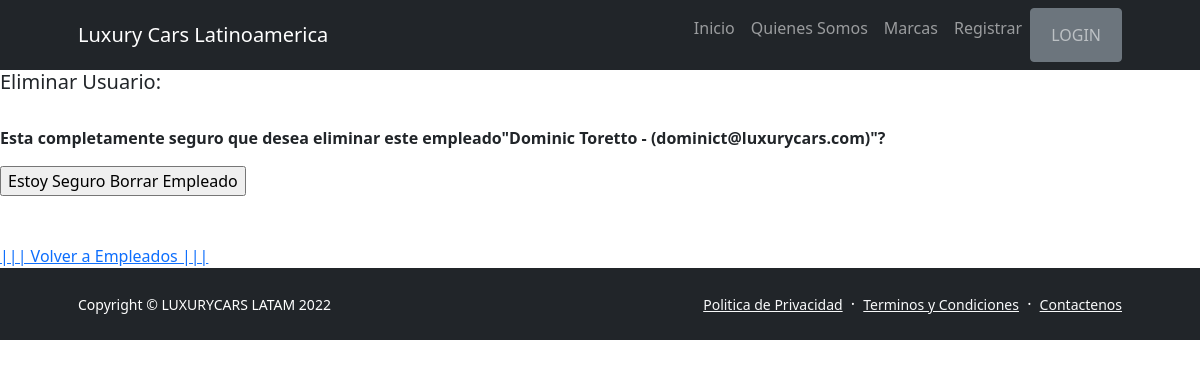
Page /gestionventas/eliminar/19/ on the earlier database version.
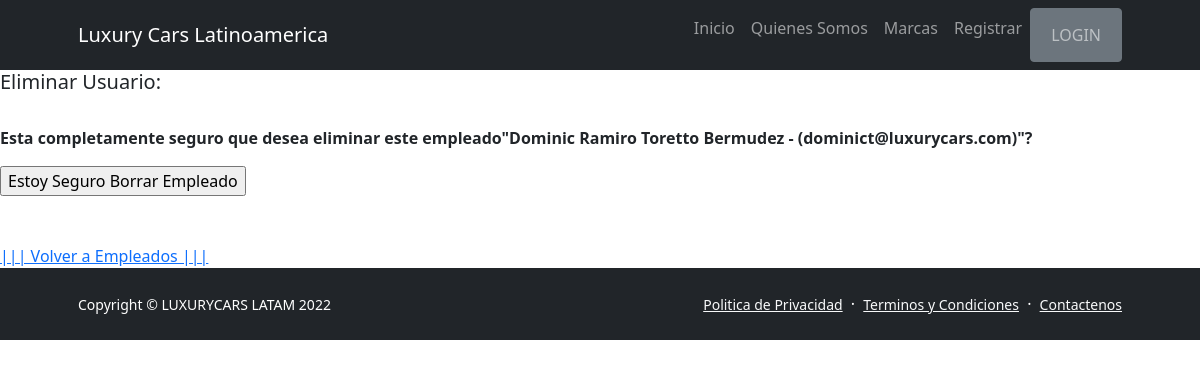
Same page on the later database version.
### gestionventas/models.py (models this page shows)
class vendedore(models.Model):
    nombre_vendedor=models.CharField(max_length=35)
    apellido_vendedor=models.CharField(max_length=35)
    email_vendedor=models.EmailField(max_length=30)
    sucursal=models.CharField(max_length=30)
    def __str__(self):
        return f"{self.nombre_vendedor} {self.apellido_vendedor} - ({self.email_vendedor})"

### gestionventas/views.py (the view)
# urls.py: path('eliminar/<pk>/', views.BorrarVendedores.as_view(), name='Eliminar'),
class BorrarVendedores(DeleteView):
    model= vendedore
    success_url="/gestionventas/listaVendedores/"
    template_name ="gestionventas/borrar.html"

### templates/gestionventas/borrar.html (shortened to what this page needs)
{% extends 'gestionventas/inicio.html' %}
    {% load static %}
{% block contenidoquecambia %}
<h5>Eliminar Usuario:</h5>
<form method="POST"> {% csrf_token %}
    <p><strong>Esta completamente seguro que desea eliminar este empleado"{{ object }}"?</strong></p>
<input type="submit" value="Estoy Seguro Borrar Empleado">
</form>
<br></br>
<a href="{% url 'listar' %}">||| Volver a Empleados |||</a>
{% endblock contenidoquecambia %}

Differences in the rows shown:
changed vendedore: nombre_vendedor+apellido_vendedor+email_vendedor "Dominic Toretto - (dominict@luxurycars.com)" → "Dominic Ramiro Toretto Bermudez - (dominict@luxurycars.com)"
